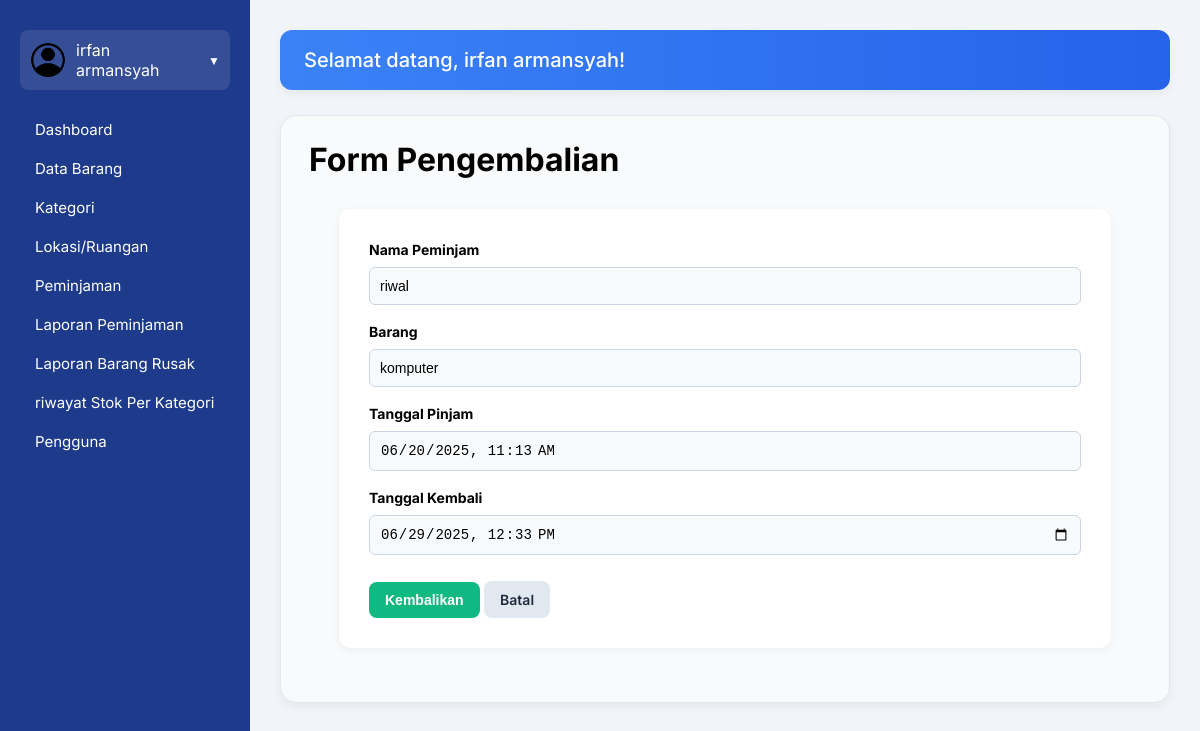
/index.php?page=pengembalian&id=4 (signed in), run on the app's committed database.
### tables this page shows
CREATE TABLE `peminjaman` (
  `id_peminjaman` int(11) NOT NULL,
  `id_barang` int(11) DEFAULT NULL,
  `nama_peminjam` varchar(100) DEFAULT NULL,
  `tgl_pinjam` datetime DEFAULT NULL,
  `tanggal_kembali` datetime DEFAULT NULL,
  `keterangan` text DEFAULT NULL,
  `status` varchar(20) DEFAULT 'Dipinjam'
);

CREATE TABLE `barang` (
  `id_barang` int(11) NOT NULL,
  `nama_barang` varchar(100) DEFAULT NULL,
  `id_kategori` int(11) DEFAULT NULL,
  `id_lokasi` int(11) DEFAULT NULL,
  `kode_barang` varchar(50) DEFAULT NULL,
  `kondisi` enum('Baik','Rusak Ringan','Rusak Berat') DEFAULT 'Baik',
  `jumlah` int(11) DEFAULT 1
);

### pengembalian.php (the view, shortened to what this page needs)
<?php
include 'koneksi.php';
$id = $_GET['id'] ?? '';
$data = mysqli_query($conn, "SELECT p.*, b.nama_barang FROM peminjaman p
  LEFT JOIN barang b ON p.id_barang = b.id_barang
  WHERE p.status = 'Dipinjam' AND p.id_peminjaman = '$id'");
$d = mysqli_fetch_assoc($data);
?>
<h1 class="header-title">Form Pengembalian</h1>
<?php if ($d): ?>
    <div class="form-box" style="margin: 30px;">
        <form method="post">
            <p><label>Nama Peminjam</label><br>
                <input type="text" class="input" value="<?= $d['nama_peminjam'] ?>" readonly>
            </p>
            <p><label>Barang</label><br>
                <input type="text" class="input" value="<?= $d['nama_barang'] ?>" readonly>
            </p>
            <p><label>Tanggal Pinjam</label><br>
                <input type="datetime-local" name="tgl_pinjam" class="input" value="<?= date('Y-m-d\TH:i', strtotime($d['tgl_pinjam'])) ?>" readonly>
            </p>
            <p><label>Tanggal Kembali</label><br>
                <input type="datetime-local" name="tanggal_kembali" class="input" value="<?= date('Y-m-d\TH:i') ?>">
            </p>
            <button type="submit" class="btn">Kembalikan</button>
            <a href="index.php?page=peminjaman" class="btn gray">Batal</a>
        </form>
    </div>
<?php else: ?>
    <p style="margin: 30px; color: red;">Data tidak ditemukan atau sudah dikembalikan.</p>
<?php endif ?>

### index.php (style rules this page uses)
* { box-sizing: border-box; margin: 0; padding: 0; }
body { font-family: 'Inter', sans-serif; display: flex; height: 100vh; background-color: #f1f5f9; overflow: hidden; }
.btn { display: inline-block; background: #3b82f6; color: white; padding: 8px 14px; border-radius: 6px; text-decoration: none; font-size: 14px; font-weight: 600; margin-top: 10px; }

### pengembalian.php (style rules this page uses)
.form-box { background: #fff; padding: 30px; border-radius: 12px; box-shadow: 0 2px 8px rgba(0, 0, 0, 0.05); max-width: 100%; }
label { font-weight: bold; font-size: 14px; }
.input { width: 100%; padding: 10px; font-size: 14px; margin: 8px 0 16px; border: 1px solid #cbd5e1; border-radius: 6px; background: #f8fafc; }
.btn { background: #10b981; color: white; padding: 10px 16px; font-size: 14px; border: none; border-radius: 8px; font-weight: 600; cursor: pointer; text-decoration: none; }
.btn.gray { background: #e2e8f0; color: #1e293b; }

### data on the page
peminjaman: nama_peminjam "riwal", id_barang.nama_barang "komputer", tgl_pinjam "06/20/2025 11:13"

### other printed values
$_SESSION['nama_lengkap'] "irfan armansyah"
